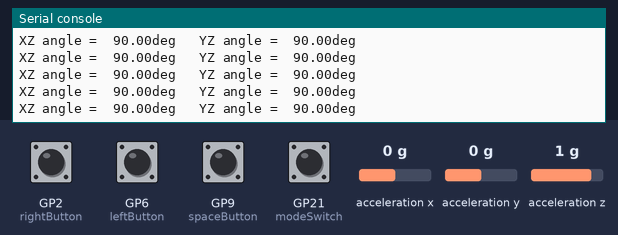
Simulated run of this program. Board: Raspberry Pi Pico running CircuitPython. Parts: the last lines printed to the serial console. Inputs (shaded band) come from the test bench; at power-on: GP2 (rightButton), GP6 (leftButton), GP9 (spaceButton), GP21 (modeSwitch) HIGH, acceleration x 0 g, acceleration y 0 g, acceleration z 1 g. USB keyboard and mouse output is not drawn.

Above: at 1.2 s.
1.3 s: acceleration x set to -1.4 g
At 1.42 s:
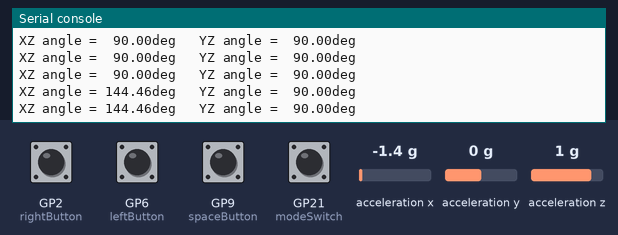
2.8 s: GP21 (modeSwitch) pulled LOW for 0.15 s
At 3.3 s:
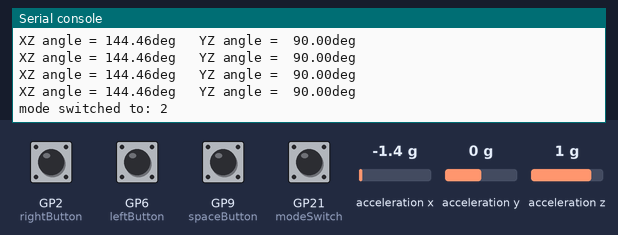
4.4 s: acceleration y set to -1.4 g
At 4.64 s:
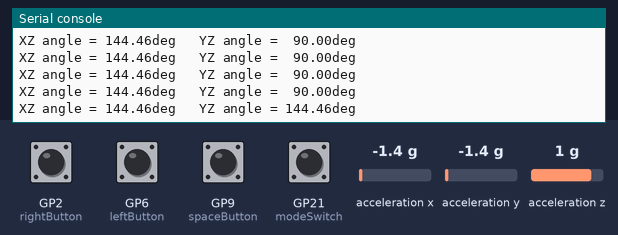
6.0 s: GP2 (rightButton) pulled LOW for 0.15 s
7.6 s: GP6 (leftButton) pulled LOW for 0.15 s
9.2 s: acceleration x set to 0 g
At 9.34 s:
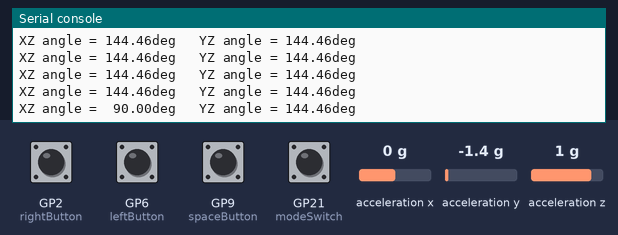

Measured:
- after the input at 1.3 s, the serial console: prints a new line at once (image 1)
- after the input at 2.8 s, the serial console: prints a new line at once (image 2)
- after the input at 4.4 s, the serial console: prints a new line after 0.12 s (image 3)
- after the input at 9.2 s, the serial console: prints a new line at once (image 4)

The program:

code.py
```python
#import board support libraries, including HID.
import board
import digitalio
import analogio
import usb_hid

#import imu library
import adafruit_mpu6050
import busio
from math import atan2, degrees

from time import sleep

#set up IMU
i2c = busio.I2C(board.GP15, board.GP14)
mpu = adafruit_mpu6050.MPU6050(i2c)

#Libraries for communicating as a Keyboard device
from adafruit_hid.keyboard import Keyboard
from adafruit_hid.keyboard_layout_us import KeyboardLayoutUS
from adafruit_hid.keycode import Keycode

keyboard = Keyboard(usb_hid.devices)
layout = KeyboardLayoutUS(keyboard)

#Define buttons
spaceButton = digitalio.DigitalInOut(board.GP9)
spaceButton.direction = digitalio.Direction.INPUT
spaceButton.pull = digitalio.Pull.UP

rightButton = digitalio.DigitalInOut(board.GP2)
rightButton.direction = digitalio.Direction.INPUT
rightButton.pull = digitalio.Pull.UP

leftButton = digitalio.DigitalInOut(board.GP6)
leftButton.direction = digitalio.Direction.INPUT
leftButton.pull = digitalio.Pull.UP

modeSwitch = digitalio.DigitalInOut(board.GP21)
modeSwitch.direction = digitalio.Direction.INPUT
modeSwitch.pull = digitalio.Pull.UP

mode = 1

def debounce():
    sleep(0.04)

def vector_2_degrees(x, y):
    angle = degrees(atan2(y, x))
    if angle < 0:
        angle += 360
    return angle


# Given an accelerometer sensor object return the inclination angles of X/Z and Y/Z
# Returns: tuple containing the two angles in degrees
def get_inclination(_sensor):
    x, y, z = _sensor.acceleration
    return vector_2_degrees(x, z), vector_2_degrees(y, z)


while True:
    #print("Acceleration: X:%.2f, Y: %.2f, Z: %.2f m/s^2" % (mpu.acceleration))
    #print("Gyro X:%.2f, Y: %.2f, Z: %.2f degrees/s" % (mpu.gyro))
    # sleep(0.01)
    angle_xz, angle_yz = get_inclination(mpu)
    print("XZ angle = {:6.2f}deg   YZ angle = {:6.2f}deg".format(angle_xz, angle_yz))
    #sleep(0.2)
    if not spaceButton.value:
        keyboard.press(Keycode.SPACE)
        debounce()
    #Gyroscope control mode
    if mode == 1:
        if not spaceButton.value:
            keyboard.press(Keycode.SPACE)
            debounce()
        if angle_xz > 120 and angle_xz < 150:
            keyboard.press(Keycode.RIGHT_ARROW)
            debounce()
        elif angle_xz > 270 and angle_xz < 320:
            keyboard.press(Keycode.LEFT_ARROW)
            debounce()
        elif angle_xz < 270 and angle_xz > 260:
            keyboard.release(Keycode.LEFT_ARROW)
            keyboard.release(Keycode.RIGHT_ARROW)
            debounce()
        if not modeSwitch.value:
            mode = 2
            print("mode switched to: " + str(mode))
            debounce()
            sleep(0.5)
    #Manual control mode
    elif mode == 2:
        if not spaceButton.value:
            keyboard.press(Keycode.SPACE)
            debounce()
        if not leftButton.value:
            keyboard.press(Keycode.LEFT_ARROW)
            print("left")
        elif not rightButton.value:
            keyboard.press(Keycode.RIGHT_ARROW)
            print("right")
        else:
            keyboard.release(Keycode.LEFT_ARROW)
            keyboard.release(Keycode.RIGHT_ARROW)
            debounce()
        if not modeSwitch.value:
            mode = 1
            print("mode switched to: " + str(mode))
            debounce()
            sleep(0.5)
    keyboard.release(Keycode.SPACE)
    keyboard.release(Keycode.LEFT_ARROW)
    keyboard.release(Keycode.RIGHT_ARROW)
    debounce()
```
